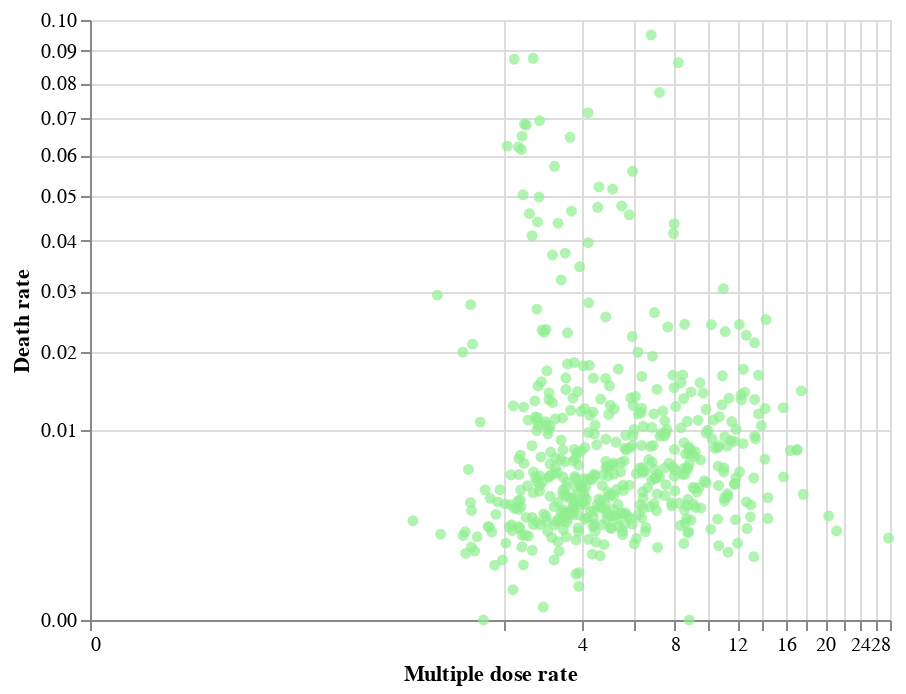

The code cell stored with this chart in its notebook:
### Code cell
plt_2022_rate = alt.Chart(data_2022).mark_circle(color = 'lightgreen', size = 30).encode(
    x = alt.X('multiple_dose_rate', title = 'Multiple dose rate', scale = alt.Scale(zero = False, type = 'pow', exponent = 1/4)),
    y = alt.Y('death_rate', title = 'Death rate', scale = alt.Scale(zero = False, type = 'pow', exponent = 1/2))
)
plt_2022_rate

### Figure 1 — Vega-Lite specification as saved in the notebook (floating-point values rounded to 4 significant figures; data arrays with more than 128 entries replaced by an {"elided": "..."} marker saying what was removed)
{"config": {"view": {"continuousWidth": 400, "continuousHeight": 300}}, "data": {"name": "data-b02537af1b84776928186f9a2ac38203"}, "mark": {"type": "circle", "color": "lightgreen", "size": 30}, "encoding": {"x": {"field": "multiple_dose_rate", "scale": {"exponent": 0.25, "type": "pow", "zero": false}, "title": "Multiple dose rate", "type": "quantitative"}, "y": {"field": "death_rate", "scale": {"exponent": 0.5, "type": "pow", "zero": false}, "title": "Death rate", "type": "quantitative"}}, "$schema": "https://vega.github.io/schema/vega-lite/v4.17.0.json", "datasets": {"data-b02537af1b84776928186f9a2ac38203": {"elided": "504 records"}}}
